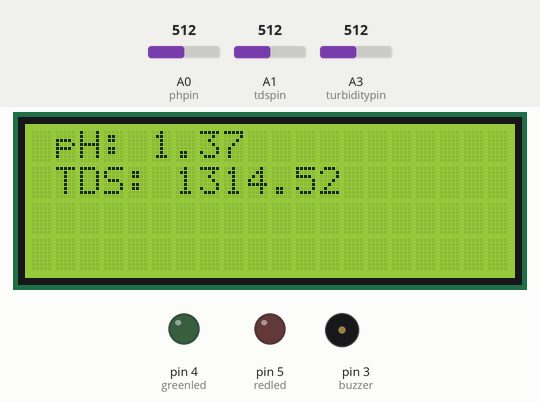
A sketch run on a simulated Arduino Uno, built with avr-gcc and run on an emulated ATmega328P. Shown: 20×4 character LCD, output pins drawn as LEDs (lit = HIGH), buzzer (waves = sounding, pin HIGH). The test bench sets the inputs (shaded band); at power-on: A3 (turbiditypin) = 512, A0 (phpin) = 512, A1 (tdspin) = 512. The modem accepts every AT command (registered, SIM ready, sends succeed) and sends nothing else; what the sketch prints to the serial monitor is not drawn.

Above: at 6.2 s.
6.3 s: A3 (turbiditypin) set to 808
At 8.3 s:
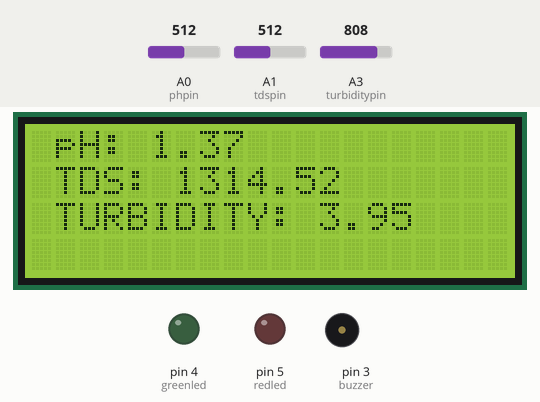
14.7 s: A3 (turbiditypin) set to 827
At 19.0 s:
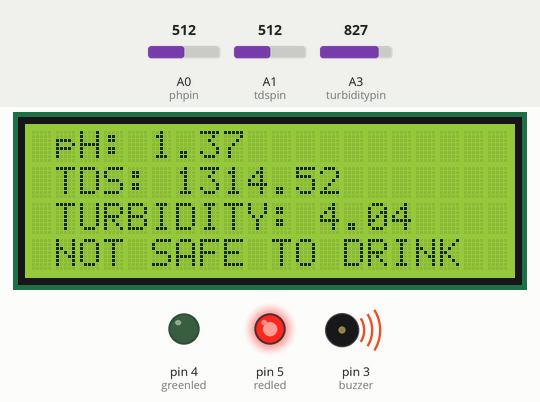
23.1 s: A0 (phpin) set to 350
At 28.3 s:
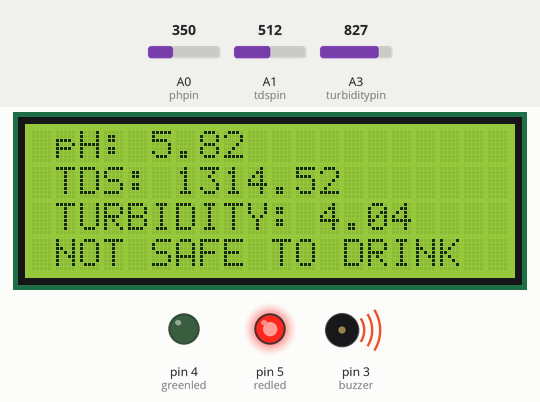
31.5 s: A0 (phpin) set to 330
At 39.9 s:
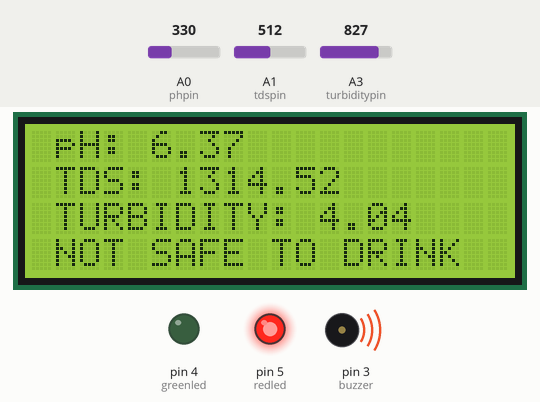
40.2 s: A1 (tdspin) set to 429
At 52.1 s:
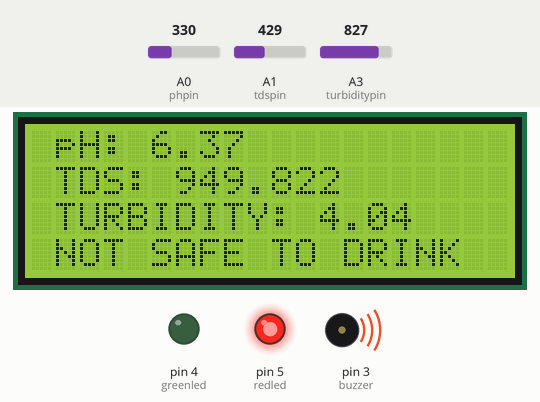
52.5 s: A1 (tdspin) set to 402
At 66.6 s:
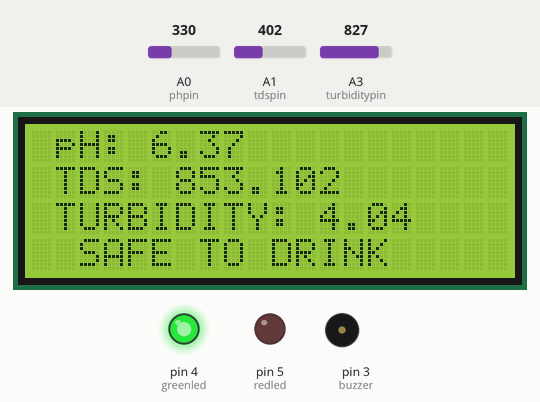
Timing chart, 0 to 67.5 s (numbered marks = the images above; inputs shaded):
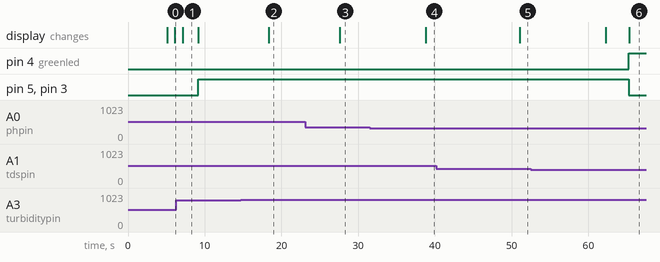

Measured:
- the behaviour switches between 819 and 820 on A3 (turbiditypin) (found by bisection; images 1 and 2)
- the behaviour switches between 416 and 415 on A1 (tdspin) (found by bisection; images 5 and 6)
- after the input at 14.7 s, the display: changes after 3.7 s (image 2)
- after the input at 23.1 s, the display: changes after 4.5 s (image 3)
- after the input at 31.5 s, the display: changes after 7.3 s (image 4)
- after the input at 40.2 s, the display: changes after 10.8 s (image 5)
- after the input at 52.5 s, pin 4 (greenled): LOW → HIGH after 12.8 s; pin 5 (redled), pin 3 (buzzer): HIGH → LOW after 12.8 s; the display: first changes after 9.8 s (image 6 shows a later state)

The sketch:

version3.ino
```cpp
#include <Wire.h>
#include <LiquidCrystal_I2C.h>
#include <SoftwareSerial.h>

#define phpin A0
#define tdspin A1
#define turbiditypin A3
#define buzzer 3
#define greenled 4
#define redled 5

float sensor1volt,sensor2volt;
float sensor1,sensor2,sensor3;
float phvalue=0,acidvoltage=2032.44,neutralvoltage=1500.0; // data for phsensor
float ecvalue,ecvalue25,analogval2,tdsvalue=0,aref=5.0,adcrange=1024.0,tdsfactor =0.5,kvalue=1.0; // data for tdssensor
float turbidityvalue; // data for turbidity sensor
float temperature=25;

LiquidCrystal_I2C lcd = LiquidCrystal_I2C(0x27, 20, 4);  // set the LCD address to 0x27 for a 16 chars and 2 line display
SoftwareSerial mySerial(9, 10);

void setup() {
  // put your setup code here, to run once:
  mySerial.begin(9600);
  Serial.begin(9600);
  pinMode(buzzer,OUTPUT);
  pinMode(greenled,OUTPUT);
  pinMode(redled,OUTPUT);
  lcd.init();                      // initialize the lcd

  lcd.backlight();
  lcd.setCursor(3,0);
  lcd.print("WATER  QUALITY");
  lcd.setCursor(1,1);
  lcd.print("MONITORING  SYSTEM ");
  delay(5000);
  lcd.clear();


}

void loop() {
  // put your main code here, to run repeatedly:
  phvalue=readph();
  delay(1000);
  tdsvalue=readtds();
  delay(1000);
  turbidityvalue=readturbidity();
  delay(1000);


  if (phvalue <=6.0 || phvalue>=7.9)
  {
    Serial.println("water is not safe to drink - acidic/alkaline");
    digitalWrite(buzzer,HIGH);
    digitalWrite(redled,HIGH);
    digitalWrite(greenled,LOW);
    lcd.setCursor(1,3);
    lcd.print("NOT SAFE TO DRINK");
    gsmnotsafe();
  }
  else if (tdsvalue >=900)
  {
    Serial.println("water is not safe to drink - high tds value ");
    digitalWrite(buzzer,HIGH);
    digitalWrite(redled,HIGH);
    digitalWrite(greenled,LOW);
    lcd.setCursor(1,3);
    lcd.print("NOT SAFE TO DRINK");
    gsmnotsafe();

    }
    else if (turbidityvalue <=4.0)
    {
      Serial.println("water is not safe to drink - water is not clear");
      digitalWrite(buzzer,HIGH);
      digitalWrite(redled,HIGH);
      digitalWrite(greenled,LOW);
      lcd.setCursor(1,3);
      lcd.print("NOT SAFE TO DRINK");
      gsmnotsafe();

    }
    else
    {
      Serial.println("water is safe to drink");
      digitalWrite(buzzer,LOW);
      digitalWrite(redled,LOW);
      digitalWrite(greenled,HIGH);
      lcd.setCursor(1,3);
      lcd.print(" SAFE TO DRINK    ");
      gsmsafe();
    }
}
float readph()
{
    sensor1volt = analogRead(phpin)/1024.0*5000;
    float slope = (7.0-4.0)/((neutralvoltage-1500.0)/3.0 - (acidvoltage-1500.0)/3.0);  // two point: (_neutralVoltage,7.0),(_acidVoltage,4.0)
    float intercept =  7.0 - slope*(neutralvoltage-1500.0)/3.0;
    sensor1 = slope*(sensor1volt-1500.0)/3.0+intercept;
    Serial.print("phvalue:");
    Serial.println(sensor1);
    lcd.setCursor(1,0);
    lcd.print("pH:");
    lcd.setCursor(5,0);
    lcd.print( sensor1);
    return sensor1;
  }

  float readtds()
  {
    analogval2 = analogRead(tdspin);
    sensor2volt = analogval2/adcrange*aref;
    ecvalue=(133.42*sensor2volt*sensor2volt*sensor2volt - 255.86*sensor2volt*sensor2volt + 857.39*sensor2volt)*kvalue;
    ecvalue25  =  ecvalue / (1.0+0.02*(temperature-25.0));  //temperature compensation
    sensor2 = ecvalue25 * tdsfactor;
    Serial.print(tdsvalue);
    Serial.println("ppm");
     lcd.setCursor(1,1);
  lcd.print("TDS:");
  lcd.setCursor(6,1);
 lcd.print( sensor2);
    return sensor2;
  }

 float readturbidity()
 {
  int sensor3volt = analogRead(turbiditypin);// read the input on analog pin 0:
  sensor3 = sensor3volt * (5.0 / 1024.0); // Convert the analog reading (which goes from 0 - 1023) to a voltage (0 - 5V):
  Serial.println(sensor3);
   lcd.setCursor(1,2);
  lcd.print("TURBIDITY:");
  lcd.setCursor(12,2);
  lcd.print(sensor3);
  if(sensor3 <4.0)
  {
    Serial.println("dirty water"); // print out the value you read:
  }
  else if(sensor3 >=4.0)
  {
    Serial.println("clean water"); // print out the value you read:
  }
  delay(1000);
  return sensor3;

 }
 void gsmsafe()
 {
   mySerial.println("AT+CMGF=1");    //Sets the GSM Module in Text Mode
   delay(1000);  // Delay of 1000 milli seconds or 1 second
   mySerial.println("AT+CMGS=\"+918903165116\"\r"); // Replace x with mobile number
   delay(1000);
   mySerial.println("Water is safe to drink");// The SMS text you want to send
   delay(100);
   mySerial.println((char)26);// ASCII code of CTRL+Z
   delay(5000);
   Serial.println("messsage send");
 }

void gsmnotsafe()
 {
   mySerial.println("AT+CMGF=1");    //Sets the GSM Module in Text Mode
   delay(1000);  // Delay of 1000 milli seconds or 1 second
   mySerial.println("AT+CMGS=\"+918903165116\"\r"); // Replace x with mobile number
   delay(1000);
   mySerial.println("Water is not safe to drink");// The SMS text you want to send
   delay(100);
   mySerial.println((char)26);// ASCII code of CTRL+Z
   delay(5000);
   Serial.println("messsage send");
 }
```
